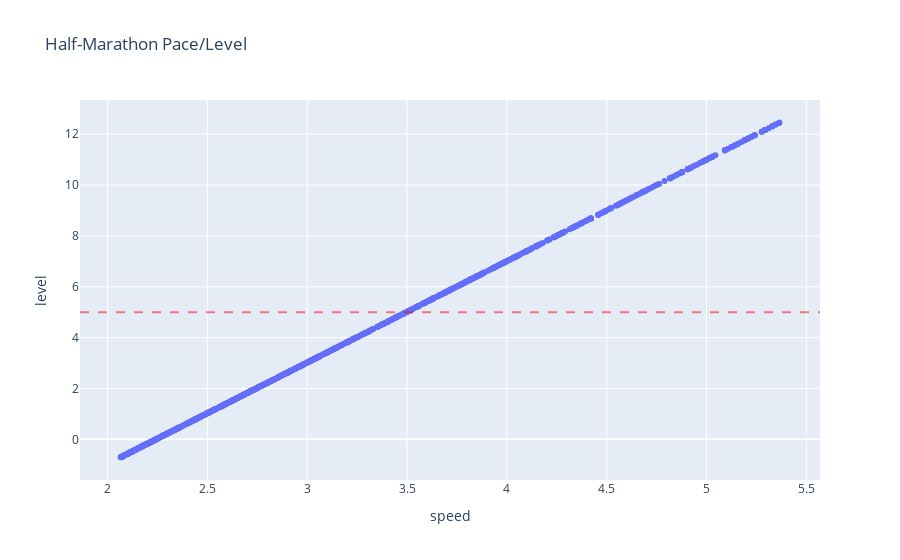

Notebook cell for this chart:
### Code cell
m = [12, 11, 10, 9, 8, 7, 6, 5]
s = list(i for i in range(0, 60))
dist=13.1

pace_m=[]
lvl=[]
pace_min=[]

for i in range (0,1000):
    speed = mins_to_meters(m=random.choice(m), s=random.choice(s))
    pace_min.append(meters_to_mins(speed))
    pace_m.append(speed)
    random_X = pd.DataFrame({'speed': [speed], 'distance': [dist]})
    lvl.append(level.predict(random_X)[0])    
    
df = pd.DataFrame({'speed': pace_m, 'level':lvl, 'pace':pace_min})

l5_pace = ((5 - b0) - (dist*b2)) / b1

print('level 5 pace: ', meters_to_mins(l5_pace))

#visualize
fig=px.scatter(df, x='speed', y='level', hover_data=["speed", "level", "pace"], title="Half-Marathon Pace/Level")
fig.update_layout(height=500)
fig.add_hline(y=5, line_dash="dash", line_color="red", opacity=0.5)
fig.show()

### Figure 1 — Plotly figure (JSON) as saved in the notebook; plotly's stock layout.template omitted (floating-point values rounded to 4 significant figures; data arrays with more than 128 entries replaced by an {"elided": "..."} marker saying what was removed)
{"data": [{"customdata": {"elided": "1000x1x2 float values"}, "hovertemplate": "speed=%{x}<br>level=%{y}<br>pace=%{customdata[0]}<extra></extra>", "legendgroup": "", "marker": {"color": "#636efa", "symbol": "circle"}, "mode": "markers", "name": "", "orientation": "v", "showlegend": false, "type": "scatter", "x": {"elided": "1000 float values"}, "xaxis": "x", "y": {"elided": "1000 float values"}, "yaxis": "y"}], "layout": {"autosize": true, "legend": {"tracegroupgap": 0}, "shapes": [{"line": {"color": "red", "dash": "dash"}, "opacity": 0.5, "type": "line", "x0": 0, "x1": 1, "xref": "x domain", "y0": 5, "y1": 5, "yref": "y"}], "title": {"text": "Half-Marathon Pace/Level"}, "xaxis": {"anchor": "y", "autorange": true, "domain": [0, 1], "range": [1.871, 5.559], "title": {"text": "speed"}, "type": "linear"}, "yaxis": {"anchor": "x", "autorange": true, "domain": [0, 1], "range": [-1.631, 13.38], "title": {"text": "level"}, "type": "linear"}}}
